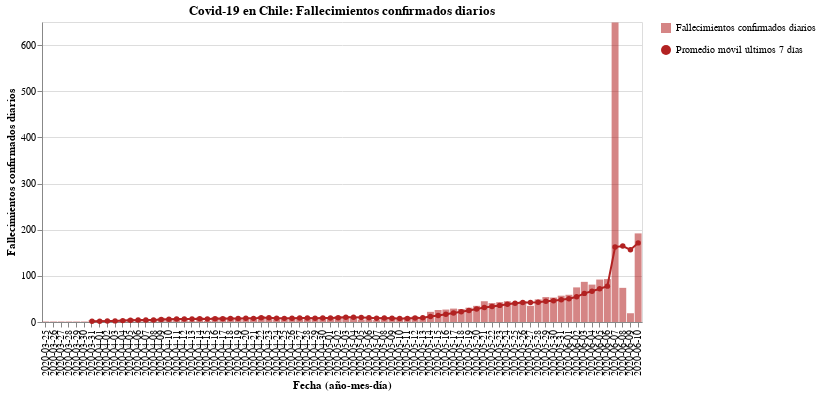

Here is the notebook cell this chart was saved with:
### Code cell
#hide_input
bars = alt.Chart(new_deaths).mark_bar(opacity=0.7, color='firebrick').encode(
    x = alt.X('Dates:N', axis=alt.Axis(title='Fecha (año-mes-día)')),
    y = alt.Y('New_deaths:Q', axis=alt.Axis(title='Fallecimientos confirmados diarios')),
    tooltip = ['Dates', 'New_deaths'],
    opacity=alt.Opacity('Fallecimientos confirmados diarios', legend=alt.Legend(title=""))
)

line = alt.Chart(new_deaths).mark_line(point={
      "filled": True,
      "fill": "firebrick"
    }, color='firebrick').encode(
    x=alt.X('Dates:N', axis=alt.Axis(title='Fecha (año-mes-día)')),
    y = alt.Y('Rolling:Q'),
    shape=alt.Shape('Promedio móvil últimos 7 días', legend=alt.Legend(title=""))
)

(bars + line).properties(
    title='Covid-19 en Chile: Fallecimientos confirmados diarios',
    width=600
)

### Figure 1 — Vega-Lite specification as saved in the notebook (floating-point values rounded to 4 significant figures)
{"config": {"view": {"continuousWidth": 400, "continuousHeight": 300}}, "layer": [{"mark": {"type": "bar", "color": "firebrick", "opacity": 0.7}, "encoding": {"opacity": {"type": "nominal", "field": "Fallecimientos confirmados diarios", "legend": {"title": ""}}, "tooltip": [{"type": "nominal", "field": "Dates"}, {"type": "quantitative", "field": "New_deaths"}], "x": {"type": "nominal", "axis": {"title": "Fecha (año-mes-día)"}, "field": "Dates"}, "y": {"type": "quantitative", "axis": {"title": "Fallecimientos confirmados diarios"}, "field": "New_deaths"}}}, {"mark": {"type": "line", "color": "firebrick", "point": {"filled": true, "fill": "firebrick"}}, "encoding": {"shape": {"type": "nominal", "field": "Promedio móvil últimos 7 días", "legend": {"title": ""}}, "x": {"type": "nominal", "axis": {"title": "Fecha (año-mes-día)"}, "field": "Dates"}, "y": {"type": "quantitative", "field": "Rolling"}}}], "data": {"name": "data-e758a21d9b34873fa3c7718700489cc3"}, "title": "Covid-19 en Chile: Fallecimientos confirmados diarios", "width": 600, "$schema": "https://vega.github.io/schema/vega-lite/v4.8.1.json", "datasets": {"data-e758a21d9b34873fa3c7718700489cc3": [{"Dates": "2020-03-25", "New_deaths": 1, "Rolling": null, "Fallecimientos confirmados diarios": "Fallecimientos confirmados diarios", "Promedio móvil últimos 7 días": "Promedio móvil últimos 7 días"}, {"Dates": "2020-03-26", "New_deaths": 1, "Rolling": null, "Fallecimientos confirmados diarios": "Fallecimientos confirmados diarios", "Promedio móvil últimos 7 días": "Promedio móvil últimos 7 días"}, {"Dates": "2020-03-27", "New_deaths": 1, "Rolling": null, "Fallecimientos confirmados diarios": "Fallecimientos confirmados diarios", "Promedio móvil últimos 7 días": "Promedio móvil últimos 7 días"}, {"Dates": "2020-03-28", "New_deaths": 1, "Rolling": null, "Fallecimientos confirmados diarios": "Fallecimientos confirmados diarios", "Promedio móvil últimos 7 días": "Promedio móvil últimos 7 días"}, {"Dates": "2020-03-29", "New_deaths": 1, "Rolling": null, "Fallecimientos confirmados diarios": "Fallecimientos confirmados diarios", "Promedio móvil últimos 7 días": "Promedio móvil últimos 7 días"}, {"Dates": "2020-03-30", "New_deaths": 1, "Rolling": null, "Fallecimientos confirmados diarios": "Fallecimientos confirmados diarios", "Promedio móvil últimos 7 días": "Promedio móvil últimos 7 días"}, {"Dates": "2020-03-31", "New_deaths": 4, "Rolling": 1.429, "Fallecimientos confirmados diarios": "Fallecimientos confirmados diarios", "Promedio móvil últimos 7 días": "Promedio móvil últimos 7 días"}, {"Dates": "2020-04-01", "New_deaths": 4, "Rolling": 1.857, "Fallecimientos confirmados diarios": "Fallecimientos confirmados diarios", "Promedio móvil últimos 7 días": "Promedio móvil últimos 7 días"}, {"Dates": "2020-04-02", "New_deaths": 2, "Rolling": 2.0, "Fallecimientos confirmados diarios": "Fallecimientos confirmados diarios", "Promedio móvil últimos 7 días": "Promedio móvil últimos 7 días"}, {"Dates": "2020-04-03", "New_deaths": 4, "Rolling": 2.429, "Fallecimientos confirmados diarios": "Fallecimientos confirmados diarios", "Promedio móvil últimos 7 días": "Promedio móvil últimos 7 días"}, {"Dates": "2020-04-04", "New_deaths": 5, "Rolling": 3.0, "Fallecimientos confirmados diarios": "Fallecimientos confirmados diarios", "Promedio móvil últimos 7 días": "Promedio móvil últimos 7 días"}, {"Dates": "2020-04-05", "New_deaths": 7, "Rolling": 3.857, "Fallecimientos confirmados diarios": "Fallecimientos confirmados diarios", "Promedio móvil últimos 7 días": "Promedio móvil últimos 7 días"}, {"Dates": "2020-04-06", "New_deaths": 3, "Rolling": 4.143, "Fallecimientos confirmados diarios": "Fallecimientos confirmados diarios", "Promedio móvil últimos 7 días": "Promedio móvil últimos 7 días"}, {"Dates": "2020-04-07", "New_deaths": 6, "Rolling": 4.429, "Fallecimientos confirmados diarios": "Fallecimientos confirmados diarios", "Promedio móvil últimos 7 días": "Promedio móvil últimos 7 días"}, {"Dates": "2020-04-08", "New_deaths": 5, "Rolling": 4.571, "Fallecimientos confirmados diarios": "Fallecimientos confirmados diarios", "Promedio móvil últimos 7 días": "Promedio móvil últimos 7 días"}, {"Dates": "2020-04-09", "New_deaths": 9, "Rolling": 5.571, "Fallecimientos confirmados diarios": "Fallecimientos confirmados diarios", "Promedio móvil últimos 7 días": "Promedio móvil últimos 7 días"}, {"Dates": "2020-04-10", "New_deaths": 8, "Rolling": 6.143, "Fallecimientos confirmados diarios": "Fallecimientos confirmados diarios", "Promedio móvil últimos 7 días": "Promedio móvil últimos 7 días"}, {"Dates": "2020-04-11", "New_deaths": 8, "Rolling": 6.571, "Fallecimientos confirmados diarios": "Fallecimientos confirmados diarios", "Promedio móvil últimos 7 días": "Promedio móvil últimos 7 días"}, {"Dates": "2020-04-12", "New_deaths": 7, "Rolling": 6.571, "Fallecimientos confirmados diarios": "Fallecimientos confirmados diarios", "Promedio móvil últimos 7 días": "Promedio móvil últimos 7 días"}, {"Dates": "2020-04-13", "New_deaths": 2, "Rolling": 6.429, "Fallecimientos confirmados diarios": "Fallecimientos confirmados diarios", "Promedio móvil últimos 7 días": "Promedio móvil últimos 7 días"}, {"Dates": "2020-04-14", "New_deaths": 10, "Rolling": 7.0, "Fallecimientos confirmados diarios": "Fallecimientos confirmados diarios", "Promedio móvil últimos 7 días": "Promedio móvil últimos 7 días"}, {"Dates": "2020-04-15", "New_deaths": 2, "Rolling": 6.571, "Fallecimientos confirmados diarios": "Fallecimientos confirmados diarios", "Promedio móvil últimos 7 días": "Promedio móvil últimos 7 días"}, {"Dates": "2020-04-16", "New_deaths": 11, "Rolling": 6.857, "Fallecimientos confirmados diarios": "Fallecimientos confirmados diarios", "Promedio móvil últimos 7 días": "Promedio móvil últimos 7 días"}, {"Dates": "2020-04-17", "New_deaths": 11, "Rolling": 7.286, "Fallecimientos confirmados diarios": "Fallecimientos confirmados diarios", "Promedio móvil últimos 7 días": "Promedio móvil últimos 7 días"}, {"Dates": "2020-04-18", "New_deaths": 10, "Rolling": 7.571, "Fallecimientos confirmados diarios": "Fallecimientos confirmados diarios", "Promedio móvil últimos 7 días": "Promedio móvil últimos 7 días"}, {"Dates": "2020-04-19", "New_deaths": 7, "Rolling": 7.571, "Fallecimientos confirmados diarios": "Fallecimientos confirmados diarios", "Promedio móvil últimos 7 días": "Promedio móvil últimos 7 días"}, {"Dates": "2020-04-20", "New_deaths": 6, "Rolling": 8.143, "Fallecimientos confirmados diarios": "Fallecimientos confirmados diarios", "Promedio móvil últimos 7 días": "Promedio móvil últimos 7 días"}, {"Dates": "2020-04-21", "New_deaths": 8, "Rolling": 7.857, "Fallecimientos confirmados diarios": "Fallecimientos confirmados diarios", "Promedio móvil últimos 7 días": "Promedio móvil últimos 7 días"}, {"Dates": "2020-04-22", "New_deaths": 13, "Rolling": 9.429, "Fallecimientos confirmados diarios": "Fallecimientos confirmados diarios", "Promedio móvil últimos 7 días": "Promedio móvil últimos 7 días"}, {"Dates": "2020-04-23", "New_deaths": 8, "Rolling": 9.0, "Fallecimientos confirmados diarios": "Fallecimientos confirmados diarios", "Promedio móvil últimos 7 días": "Promedio móvil últimos 7 días"}, {"Dates": "2020-04-24", "New_deaths": 6, "Rolling": 8.286, "Fallecimientos confirmados diarios": "Fallecimientos confirmados diarios", "Promedio móvil últimos 7 días": "Promedio móvil últimos 7 días"}, {"Dates": "2020-04-25", "New_deaths": 7, "Rolling": 7.857, "Fallecimientos confirmados diarios": "Fallecimientos confirmados diarios", "Promedio móvil últimos 7 días": "Promedio móvil últimos 7 días"}, {"Dates": "2020-04-26", "New_deaths": 8, "Rolling": 8.0, "Fallecimientos confirmados diarios": "Fallecimientos confirmados diarios", "Promedio móvil últimos 7 días": "Promedio móvil últimos 7 días"}, {"Dates": "2020-04-27", "New_deaths": 9, "Rolling": 8.429, "Fallecimientos confirmados diarios": "Fallecimientos confirmados diarios", "Promedio móvil últimos 7 días": "Promedio móvil últimos 7 días"}, {"Dates": "2020-04-28", "New_deaths": 9, "Rolling": 8.571, "Fallecimientos confirmados diarios": "Fallecimientos confirmados diarios", "Promedio móvil últimos 7 días": "Promedio móvil últimos 7 días"}, {"Dates": "2020-04-29", "New_deaths": 9, "Rolling": 8.0, "Fallecimientos confirmados diarios": "Fallecimientos confirmados diarios", "Promedio móvil últimos 7 días": "Promedio móvil últimos 7 días"}, {"Dates": "2020-04-30", "New_deaths": 11, "Rolling": 8.429, "Fallecimientos confirmados diarios": "Fallecimientos confirmados diarios", "Promedio móvil últimos 7 días": "Promedio móvil últimos 7 días"}, {"Dates": "2020-05-01", "New_deaths": 7, "Rolling": 8.571, "Fallecimientos confirmados diarios": "Fallecimientos confirmados diarios", "Promedio móvil últimos 7 días": "Promedio móvil últimos 7 días"}, {"Dates": "2020-05-02", "New_deaths": 13, "Rolling": 9.429, "Fallecimientos confirmados diarios": "Fallecimientos confirmados diarios", "Promedio móvil últimos 7 días": "Promedio móvil últimos 7 días"}, {"Dates": "2020-05-03", "New_deaths": 13, "Rolling": 10.14, "Fallecimientos confirmados diarios": "Fallecimientos confirmados diarios", "Promedio móvil últimos 7 días": "Promedio móvil últimos 7 días"}, {"Dates": "2020-05-04", "New_deaths": 10, "Rolling": 10.29, "Fallecimientos confirmados diarios": "Fallecimientos confirmados diarios", "Promedio móvil últimos 7 días": "Promedio móvil últimos 7 días"}, {"Dates": "2020-05-05", "New_deaths": 5, "Rolling": 9.714, "Fallecimientos confirmados diarios": "Fallecimientos confirmados diarios", "Promedio móvil últimos 7 días": "Promedio móvil últimos 7 días"}, {"Dates": "2020-05-06", "New_deaths": 6, "Rolling": 9.286, "Fallecimientos confirmados diarios": "Fallecimientos confirmados diarios", "Promedio móvil últimos 7 días": "Promedio móvil últimos 7 días"}, {"Dates": "2020-05-07", "New_deaths": 4, "Rolling": 8.286, "Fallecimientos confirmados diarios": "Fallecimientos confirmados diarios", "Promedio móvil últimos 7 días": "Promedio móvil últimos 7 días"}, {"Dates": "2020-05-08", "New_deaths": 9, "Rolling": 8.571, "Fallecimientos confirmados diarios": "Fallecimientos confirmados diarios", "Promedio móvil últimos 7 días": "Promedio móvil últimos 7 días"}, {"Dates": "2020-05-09", "New_deaths": 10, "Rolling": 8.143, "Fallecimientos confirmados diarios": "Fallecimientos confirmados diarios", "Promedio móvil últimos 7 días": "Promedio móvil últimos 7 días"}, {"Dates": "2020-05-10", "New_deaths": 8, "Rolling": 7.429, "Fallecimientos confirmados diarios": "Fallecimientos confirmados diarios", "Promedio móvil últimos 7 días": "Promedio móvil últimos 7 días"}, {"Dates": "2020-05-11", "New_deaths": 11, "Rolling": 7.571, "Fallecimientos confirmados diarios": "Fallecimientos confirmados diarios", "Promedio móvil últimos 7 días": "Promedio móvil últimos 7 días"}, {"Dates": "2020-05-12", "New_deaths": 12, "Rolling": 8.571, "Fallecimientos confirmados diarios": "Fallecimientos confirmados diarios", "Promedio móvil últimos 7 días": "Promedio móvil últimos 7 días"}, {"Dates": "2020-05-13", "New_deaths": 11, "Rolling": 9.286, "Fallecimientos confirmados diarios": "Fallecimientos confirmados diarios", "Promedio móvil últimos 7 días": "Promedio móvil últimos 7 días"}, {"Dates": "2020-05-14", "New_deaths": 22, "Rolling": 11.86, "Fallecimientos confirmados diarios": "Fallecimientos confirmados diarios", "Promedio móvil últimos 7 días": "Promedio móvil últimos 7 días"}, {"Dates": "2020-05-15", "New_deaths": 26, "Rolling": 14.29, "Fallecimientos confirmados diarios": "Fallecimientos confirmados diarios", "Promedio móvil últimos 7 días": "Promedio móvil últimos 7 días"}, {"Dates": "2020-05-16", "New_deaths": 27, "Rolling": 16.71, "Fallecimientos confirmados diarios": "Fallecimientos confirmados diarios", "Promedio móvil últimos 7 días": "Promedio móvil últimos 7 días"}, {"Dates": "2020-05-17", "New_deaths": 29, "Rolling": 19.71, "Fallecimientos confirmados diarios": "Fallecimientos confirmados diarios", "Promedio móvil últimos 7 días": "Promedio móvil últimos 7 días"}, {"Dates": "2020-05-18", "New_deaths": 28, "Rolling": 22.14, "Fallecimientos confirmados diarios": "Fallecimientos confirmados diarios", "Promedio móvil últimos 7 días": "Promedio móvil últimos 7 días"}, {"Dates": "2020-05-19", "New_deaths": 31, "Rolling": 24.86, "Fallecimientos confirmados diarios": "Fallecimientos confirmados diarios", "Promedio móvil últimos 7 días": "Promedio móvil últimos 7 días"}, {"Dates": "2020-05-20", "New_deaths": 35, "Rolling": 28.29, "Fallecimientos confirmados diarios": "Fallecimientos confirmados diarios", "Promedio móvil últimos 7 días": "Promedio móvil últimos 7 días"}, {"Dates": "2020-05-21", "New_deaths": 45, "Rolling": 31.57, "Fallecimientos confirmados diarios": "Fallecimientos confirmados diarios", "Promedio móvil últimos 7 días": "Promedio móvil últimos 7 días"}, {"Dates": "2020-05-22", "New_deaths": 41, "Rolling": 33.71, "Fallecimientos confirmados diarios": "Fallecimientos confirmados diarios", "Promedio móvil últimos 7 días": "Promedio móvil últimos 7 días"}, {"Dates": "2020-05-23", "New_deaths": 43, "Rolling": 36.0, "Fallecimientos confirmados diarios": "Fallecimientos confirmados diarios", "Promedio móvil últimos 7 días": "Promedio móvil últimos 7 días"}, {"Dates": "2020-05-24", "New_deaths": 45, "Rolling": 38.29, "Fallecimientos confirmados diarios": "Fallecimientos confirmados diarios", "Promedio móvil últimos 7 días": "Promedio móvil últimos 7 días"}, {"Dates": "2020-05-25", "New_deaths": 43, "Rolling": 40.43, "Fallecimientos confirmados diarios": "Fallecimientos confirmados diarios", "Promedio móvil últimos 7 días": "Promedio móvil últimos 7 días"}, {"Dates": "2020-05-26", "New_deaths": 45, "Rolling": 42.43, "Fallecimientos confirmados diarios": "Fallecimientos confirmados diarios", "Promedio móvil últimos 7 días": "Promedio móvil últimos 7 días"}, {"Dates": "2020-05-27", "New_deaths": 35, "Rolling": 42.43, "Fallecimientos confirmados diarios": "Fallecimientos confirmados diarios", "Promedio móvil últimos 7 días": "Promedio móvil últimos 7 días"}, {"Dates": "2020-05-28", "New_deaths": 49, "Rolling": 43.0, "Fallecimientos confirmados diarios": "Fallecimientos confirmados diarios", "Promedio móvil últimos 7 días": "Promedio móvil últimos 7 días"}, {"Dates": "2020-05-29", "New_deaths": 54, "Rolling": 44.86, "Fallecimientos confirmados diarios": "Fallecimientos confirmados diarios", "Promedio móvil últimos 7 días": "Promedio móvil últimos 7 días"}, {"Dates": "2020-05-30", "New_deaths": 53, "Rolling": 46.29, "Fallecimientos confirmados diarios": "Fallecimientos confirmados diarios", "Promedio móvil últimos 7 días": "Promedio móvil últimos 7 días"}, {"Dates": "2020-05-31", "New_deaths": 57, "Rolling": 48.0, "Fallecimientos confirmados diarios": "Fallecimientos confirmados diarios", "Promedio móvil últimos 7 días": "Promedio móvil últimos 7 días"}, {"Dates": "2020-06-01", "New_deaths": 59, "Rolling": 50.29, "Fallecimientos confirmados diarios": "Fallecimientos confirmados diarios", "Promedio móvil últimos 7 días": "Promedio móvil últimos 7 días"}, {"Dates": "2020-06-02", "New_deaths": 75, "Rolling": 54.57, "Fallecimientos confirmados diarios": "Fallecimientos confirmados diarios", "Promedio móvil últimos 7 días": "Promedio móvil últimos 7 días"}, {"Dates": "2020-06-03", "New_deaths": 87, "Rolling": 62.0, "Fallecimientos confirmados diarios": "Fallecimientos confirmados diarios", "Promedio móvil últimos 7 días": "Promedio móvil últimos 7 días"}, {"Dates": "2020-06-04", "New_deaths": 81, "Rolling": 66.57, "Fallecimientos confirmados diarios": "Fallecimientos confirmados diarios", "Promedio móvil últimos 7 días": "Promedio móvil últimos 7 días"}, {"Dates": "2020-06-05", "New_deaths": 92, "Rolling": 72.0, "Fallecimientos confirmados diarios": "Fallecimientos confirmados diarios", "Promedio móvil últimos 7 días": "Promedio móvil últimos 7 días"}, {"Dates": "2020-06-06", "New_deaths": 93, "Rolling": 77.71, "Fallecimientos confirmados diarios": "Fallecimientos confirmados diarios", "Promedio móvil últimos 7 días": "Promedio móvil últimos 7 días"}, {"Dates": "2020-06-07", "New_deaths": 649, "Rolling": 162.3, "Fallecimientos confirmados diarios": "Fallecimientos confirmados diarios", "Promedio móvil últimos 7 días": "Promedio móvil últimos 7 días"}, {"Dates": "2020-06-08", "New_deaths": 74, "Rolling": 164.4, "Fallecimientos confirmados diarios": "Fallecimientos confirmados diarios", "Promedio móvil últimos 7 días": "Promedio móvil últimos 7 días"}, {"Dates": "2020-06-09", "New_deaths": 19, "Rolling": 156.4, "Fallecimientos confirmados diarios": "Fallecimientos confirmados diarios", "Promedio móvil últimos 7 días": "Promedio móvil últimos 7 días"}, {"Dates": "2020-06-10", "New_deaths": 192, "Rolling": 171.4, "Fallecimientos confirmados diarios": "Fallecimientos confirmados diarios", "Promedio móvil últimos 7 días": "Promedio móvil últimos 7 días"}]}}
